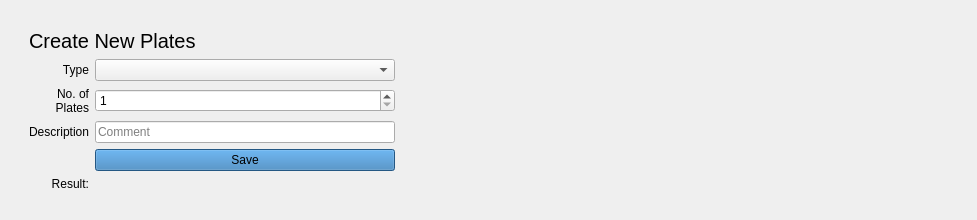
        <widget class="QWidget" name="new_plates_tab">
         <attribute name="title">
          <string>New Plates</string>
         </attribute>
         <layout class="QGridLayout" name="gridLayout_10">
          <item row="1" column="0">
           <spacer name="horizontalSpacer_14">
            <property name="orientation">
             <enum>Qt::Horizontal</enum>
            </property>
            <property name="sizeType">
             <enum>QSizePolicy::Fixed</enum>
            </property>
            <property name="sizeHint" stdset="0">
             <size>
              <width>18</width>
              <height>20</height>
             </size>
            </property>
           </spacer>
          </item>
          <item row="1" column="1" colspan="2">
           <layout class="QVBoxLayout" name="verticalLayout_2">
            <item>
             <widget class="QLabel" name="label">
              <property name="maximumSize">
               <size>
                <width>16777215</width>
                <height>30</height>
               </size>
              </property>
              <property name="font">
               <font>
                <pointsize>15</pointsize>
               </font>
              </property>
              <property name="text">
               <string>Create New Plates</string>
              </property>
              <property name="wordWrap">
               <bool>false</bool>
              </property>
             </widget>
            </item>
            <item>
             <layout class="QGridLayout" name="gridLayout">
              <item row="4" column="1">
               <widget class="QSpinBox" name="new_n_plates_sb">
                <property name="minimum">
                 <number>1</number>
                </property>
                <property name="maximum">
                 <number>1000</number>
                </property>
               </widget>
              </item>
              <item row="3" column="1">
               <widget class="QComboBox" name="new_plates_type_cb"/>
              </item>
              <item row="7" column="1">
               <widget class="QPushButton" name="new_plates_save_btn">
                <property name="sizePolicy">
                 <sizepolicy hsizetype="Preferred" vsizetype="Fixed">
                  <horstretch>0</horstretch>
                  <verstretch>0</verstretch>
                 </sizepolicy>
                </property>
                <property name="styleSheet">
                 <string notr="true">background-color: rgb(51, 122, 183)</string>
                </property>
                <property name="text">
                 <string>Save</string>
                </property>
               </widget>
              </item>
              <item row="6" column="0">
               <widget class="QLabel" name="label_3">
                <property name="text">
                 <string>Description</string>
                </property>
                <property name="alignment">
                 <set>Qt::AlignRight|Qt::AlignTrailing|Qt::AlignVCenter</set>
                </property>
               </widget>
              </item>
              <item row="4" column="0">
               <widget class="QLabel" name="label_7">
                <property name="layoutDirection">
                 <enum>Qt::RightToLeft</enum>
                </property>
                <property name="text">
                 <string>No. of
Plates</string>
                </property>
                <property name="alignment">
                 <set>Qt::AlignRight|Qt::AlignTrailing|Qt::AlignVCenter</set>
                </property>
               </widget>
              </item>
              <item row="6" column="1">
               <widget class="QLineEdit" name="new_plates_comment_eb">
                <property name="sizePolicy">
                 <sizepolicy hsizetype="Preferred" vsizetype="Fixed">
                  <horstretch>0</horstretch>
                  <verstretch>0</verstretch>
                 </sizepolicy>
                </property>
                <property name="maximumSize">
                 <size>
                  <width>320</width>
                  <height>16777215</height>
                 </size>
                </property>
                <property name="placeholderText">
                 <string>Comment</string>
                </property>
               </widget>
              </item>
              <item row="3" column="0">
               <widget class="QLabel" name="label_6">
                <property name="sizePolicy">
                 <sizepolicy hsizetype="Fixed" vsizetype="Preferred">
                  <horstretch>0</horstretch>
                  <verstretch>0</verstretch>
                 </sizepolicy>
                </property>
                <property name="layoutDirection">
                 <enum>Qt::RightToLeft</enum>
                </property>
                <property name="text">
                 <string>Type</string>
                </property>
                <property name="alignment">
                 <set>Qt::AlignRight|Qt::AlignTrailing|Qt::AlignVCenter</set>
                </property>
               </widget>
              </item>
              <item row="8" column="1">
               <widget class="QLabel" name="new_plates_res_lab">
                <property name="sizePolicy">
                 <sizepolicy hsizetype="Fixed" vsizetype="Expanding">
                  <horstretch>0</horstretch>
                  <verstretch>0</verstretch>
                 </sizepolicy>
                </property>
                <property name="minimumSize">
                 <size>
                  <width>300</width>
                  <height>0</height>
                 </size>
                </property>
                <property name="inputMethodHints">
                 <set>Qt::ImhNone</set>
                </property>
                <property name="text">
                 <string/>
                </property>
                <property name="alignment">
                 <set>Qt::AlignLeading|Qt::AlignLeft|Qt::AlignTop</set>
                </property>
               </widget>
              </item>
              <item row="8" column="0">
               <widget class="QLabel" name="label_9">
                <property name="text">
                 <string>Result:</string>
                </property>
                <property name="alignment">
                 <set>Qt::AlignRight|Qt::AlignTop|Qt::AlignTrailing</set>
                </property>
               </widget>
              </item>
             </layout>
            </item>
           </layout>
          </item>
          <item row="1" column="3">
           <spacer name="horizontalSpacer_4">
            <property name="orientation">
             <enum>Qt::Horizontal</enum>
            </property>
            <property name="sizeType">
             <enum>QSizePolicy::Expanding</enum>
            </property>
            <property name="sizeHint" stdset="0">
             <size>
              <width>571</width>
              <height>20</height>
             </size>
            </property>
           </spacer>
          </item>
          <item row="3" column="2">
           <spacer name="verticalSpacer_2">
            <property name="orientation">
             <enum>Qt::Vertical</enum>
            </property>
            <property name="sizeType">
             <enum>QSizePolicy::Fixed</enum>
            </property>
            <property name="sizeHint" stdset="0">
             <size>
              <width>20</width>
              <height>18</height>
             </size>
            </property>
           </spacer>
          </item>
          <item row="0" column="1">
           <spacer name="verticalSpacer">
            <property name="orientation">
             <enum>Qt::Vertical</enum>
            </property>
            <property name="sizeType">
             <enum>QSizePolicy::Fixed</enum>
            </property>
            <property name="sizeHint" stdset="0">
             <size>
              <width>20</width>
              <height>18</height>
             </size>
            </property>
           </spacer>
          </item>
         </layout>
        </widget>
